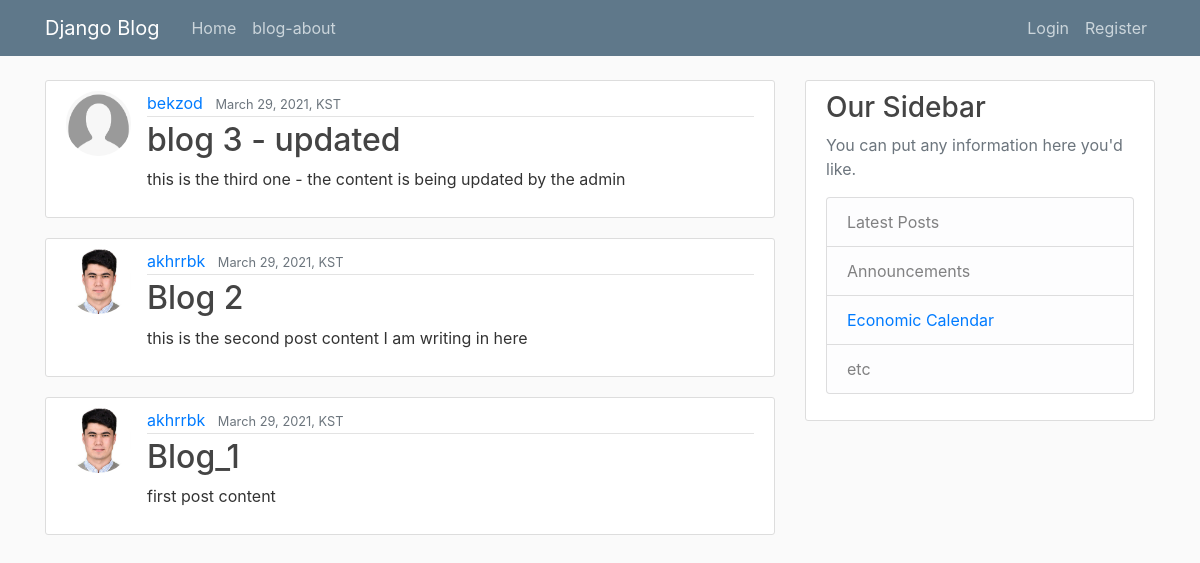
/, run on an earlier commit of the app's database.
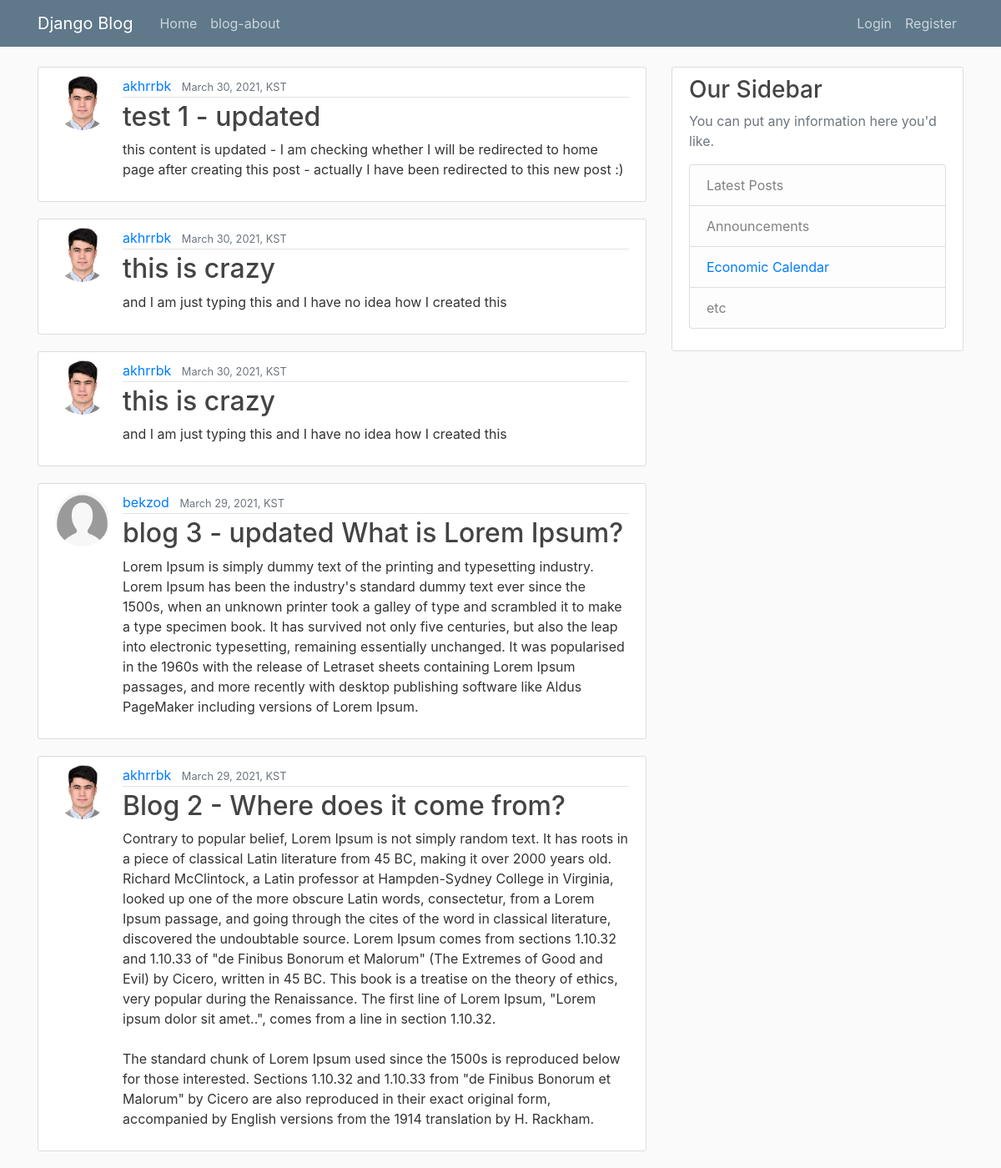
And on a later commit of the database.
### blog/models.py (models this page shows, shortened)
class Post(models.Model):
	title = models.CharField(max_length=100)
	content = models.TextField()
	date_posted = models.DateTimeField(default=timezone.now)
	author = models.ForeignKey(User, on_delete=models.CASCADE)

### users/models.py (models this page shows, shortened)
class Profile(models.Model):
    user = models.OneToOneField(User, on_delete=models.CASCADE)
    image = models.ImageField(default='default.jpg', upload_to='profile_pics')

### blog/views.py (the view)
# urls.py: path('', PostListView.as_view(), name='blog-home'),
class PostListView(ListView):
    model = Post
    template_name = 'blog/home.html'  # <app>/<model>_<viewtype>.html
    context_object_name = 'posts'
    ordering = ['-date_posted']
    paginate_by = 5

### blog/templates/blog/home.html
{% extends "blog/base.html" %}
{% block content %}
    {% for post in posts %}
        <article class="media content-section">
            <img class="rounded-circle article-img" src="{{ post.author.profile.image.url }}">
            <div class="media-body">
            <div class="article-metadata">
                <a class="mr-2" href="#">{{ post.author }}</a>
                <small class="text-muted">{{ post.date_posted|date:"F d, Y, T"}}</small>
            </div>
            <h2><a class="article-title" href="{% url 'post-detail' post.id %}">{{ post.title }}</a></h2>
            <p class="article-content">{{ post.content }}</p>
            </div>
        </article>
    {% endfor %}
{% endblock content %}

What changed in the data, as far as the page shows it:
no longer on this page (row edited): Post: author.profile.image (picture), author "akhrrbk", date_posted "March 29, 2021, KST", title "Blog_1", content "first post content"
added Post: author.profile.image (picture), author "akhrrbk", date_posted "March 30, 2021, KST", title "test 1 - updated", content "this content is updated - I am checking whether I will be redirected to home page after creating this post - actually I have been redirected to this new post :)"
added Post: author.profile.image (picture), author "akhrrbk", date_posted "March 30, 2021, KST", title "this is crazy", content "and I am just typing this and I have no idea how I created this"
added Post: author.profile.image (picture), author "akhrrbk", date_posted "March 30, 2021, KST", title "this is crazy", content "and I am just typing this and I have no idea how I created this"
changed Post "bekzod": title "blog 3 - updated" → "blog 3 - updated What is Lorem Ipsum?"; content "this is the third one - the content is being updated by the admin" → "Lorem Ipsum is simply dummy text of the printing and typesetting industry. Lorem Ipsum has been the industry's standard dummy text ever since the 1500s, when an unknown printer took a galley of type and scrambled it to make a type specimen book. It has survived not only five centuries, but also the leap into electronic typesetting, remaining essentially unchanged. It was popularised in the 1960s with the release of Letraset sheets containing Lorem Ipsum passages, and more recently with desktop publishing software like Aldus PageMaker including versions of Lorem Ipsum."
changed Post: title "Blog 2" → "Blog 2 - Where does it come from?"; content "this is the second post content I am writing in here" → "Contrary to popular belief, Lorem Ipsum is not simply random text. It has roots in a piece of classical Latin literature from 45 BC, making it over 2000 years old. Richard McClintock, a Latin professor at Hampden-Sydney College in Virginia, looked up one of the more obscure Latin words, consectetur, from a Lorem Ipsum passage, and going through the cites of the word in classical literature, discovered the undoubtable source. Lorem Ipsum comes from sections 1.10.32 and 1.10.33 of \"de Finibus Bonorum et Malorum\" (The Extremes of Good and Evil) by Cicero, written in 45 BC. This book is a treatise on the theory of ethics, very popular during the Renaissance. The first line of Lorem Ipsum,…"
